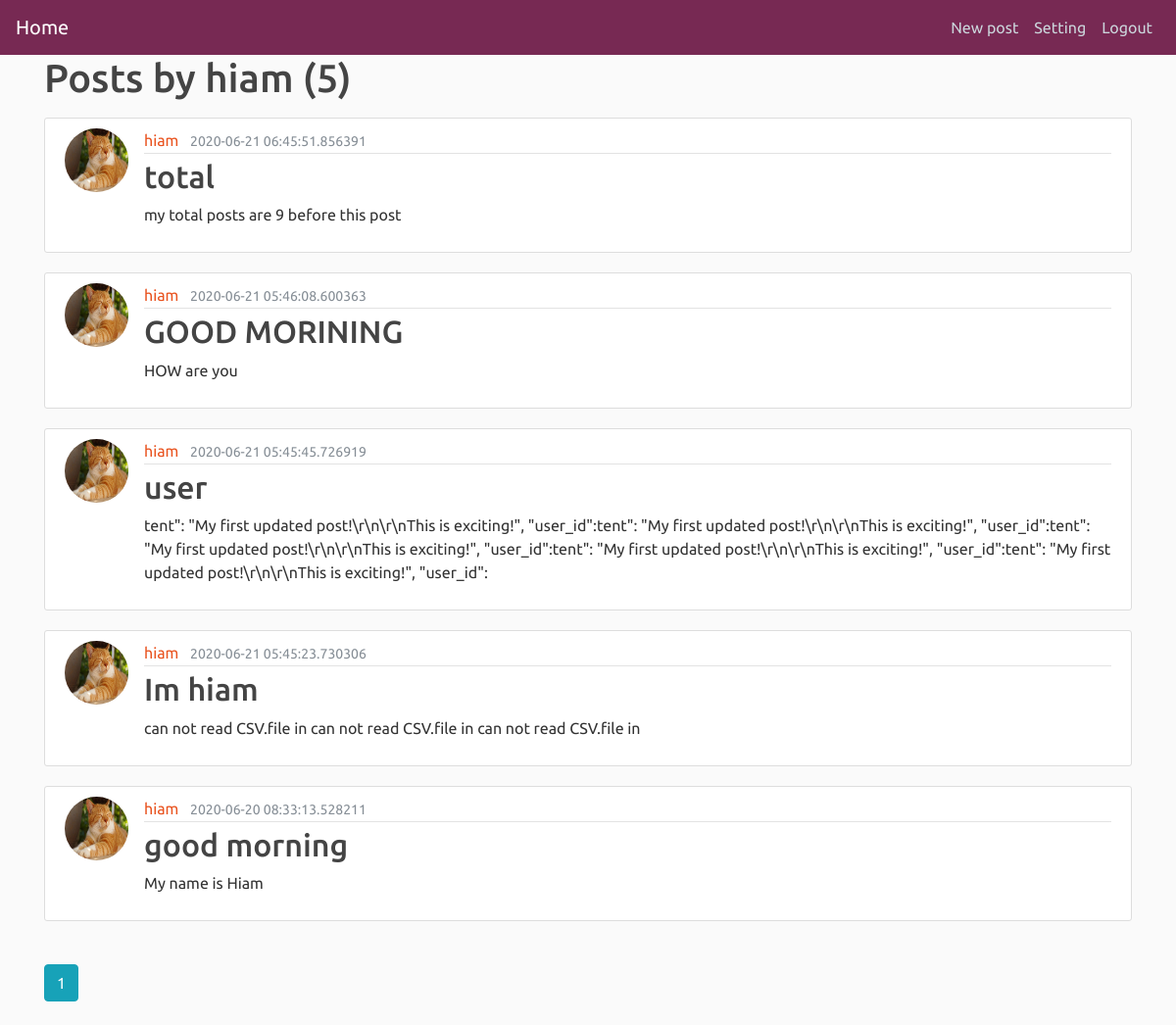
The app's page /user/hiam (signed in) with its own data.
### blog/models.py (models this page shows, shortened)
class Users(db.Model, UserMixin):
    id = db.Column(db.Integer, primary_key= True)
    username = db.Column(db.String(15), unique=True, nullable= False)
    email = db.Column(db.String(100), unique=True, nullable=False)
    password = db.Column(db.String(80), nullable= False)
    picture = db.Column(db.String(20), nullable=False, default='cat.jpg')
    posts = db.relationship('Posts', backref="author", lazy= True)

class Posts(db.Model):
    id = db.Column(db.Integer, primary_key= True)
    title = db.Column(db.String, nullable= False)
    content = db.Column(db.Text, nullable= False)
    time = db.Column(db.DateTime, default= datetime.utcnow, nullable= False)
    user_id = db.Column(db.Integer, db.ForeignKey('users.id'), nullable= False)

### blog/user/routes.py (the view)
@end_user.route('/user/<string:username>', methods=['GET', 'POST'])
def User_profile(username):
    page = request.args.get('page', 1 ,type= int)
    user = Users.query.filter_by(username=username).first_or_404()
    posts= Posts.query.filter_by(author = user).order_by(Posts.time.desc())\
    .paginate(page= page, per_page= 5)
    return render_template('user_profile.html', posts=posts, user= user)

### blog/models.py (called while the page is built)
@login_manager.user_loader
def load_user(user_id):
    return Users.query.get(int(user_id))

### blog/templates/user_profile.html (shortened to what this page needs)
{% extends "layout.html" %}
{% block main %}
  <h1 class="mb-3">Posts by {{ user.username }} ({{ posts.total }})</h1>
  {% for post in posts.items %}
  <article class="media content-section">
    <img class="rounded-circle article-img" src="{{ url_for('static', filename='picture/' + post.author.picture) }}">
    <div class="media-body">
      <div class="article-metadata">
        <a class="mr-2" href="{{ url_for('end_user.User_profile', username= post.author.username) }}">{{ post.author.username }}</a>
        <small class="text-muted">{{ post.time }}</small>
      </div>
      <h2 class="article-title">{{ post.title }}</h2>
      <p class="article-content">{{ post.content }}</p>
    </div>
  </article>
{% endfor %}
<br>
{% for page_num in posts.iter_pages(left_edge=1, right_edge=1, left_current=1, right_current=2) %}
  {% if page_num %}
    {%if page_num == posts.page %}
       <a class="btn btn-info mb-4" href="{{ url_for('main.home', page=page_num) }}">{{ page_num }}</a>
    {% else %}
       <a class="btn btn-outline-info mb-4" href="{{ url_for('main.home', page=page_num) }}">{{ page_num }}</a>
    {% endif %}
  {% else %}
  ..
  {% endif %}
{% endfor %}
{% endblock %}

### blog/static/style.css (style rules this page uses)
body { background: #fafafa; color: #333333; }
h1, h2, h3, h4, h5, h6 { color: #444444; }
.content-section { background: #ffffff; padding: 10px 20px; border: 1px solid #dddddd; border-radius: 3px; margin-bottom: 20px; }
.article-title { color: #444444; }
.article-content { white-space: pre-line; }
.article-img { height: 65px; width: 65px; margin-right: 16px; }
.article-metadata { padding-bottom: 1px; margin-bottom: 4px; border-bottom: 1px solid #e3e3e3 }

### records on screen
Users: username "hiam"
Posts: picture (picture), author.username "hiam", time "2020-06-21 06:45:51.856391", title "total", content "my total posts are 9 before this post"
Posts: picture (picture), author.username "hiam", time "2020-06-21 05:46:08.600363", title "GOOD MORINING", content "HOW are you"
Posts: picture (picture), author.username "hiam", time "2020-06-21 05:45:45.726919", title "user", content "tent\": \"My first updated post!\\r\\n\\r\\nThis is exciting!\", \"user_id\":tent\": \"My first updated post!\\r\\n\\r\\nThis is exciting!\", \"user_id\":tent\": \"My first updated post!\\r\\n\\r\\nThis is exciting!\", \"user_id\":tent\": \"My first updated post!\\r\\n\\r\\nThis is exciting!\", \"user_id\":tent\": \"My first updated post!\\r\\n\\r\\nThis is exciting!\", \"user_id\":"
Posts: picture (picture), author.username "hiam", time "2020-06-21 05:45:23.730306", title "Im hiam", content "can not read CSV.file in can not read CSV.file in can not read CSV.file in"
Posts: picture (picture), author.username "hiam", time "2020-06-20 08:33:13.528211", title "good morning", content "My name is Hiam"

### other values on screen
{{ posts.total }} "5"
{{ page_num }} "1"
